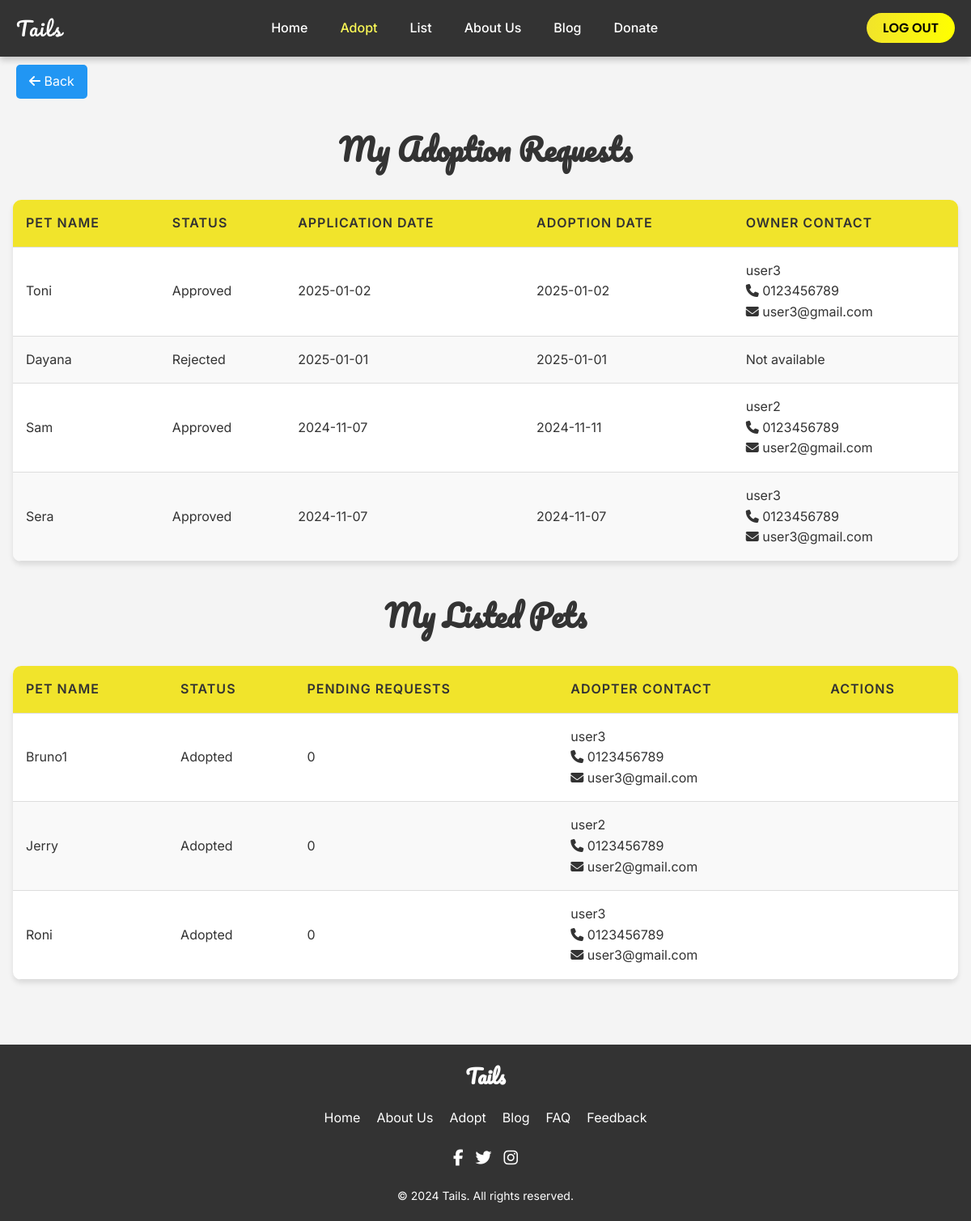
The app's page /miniproject/adoption/my_adoptions.php (signed in) with its own data.
### tables this page shows
CREATE TABLE `adoptions` (
  `AdoptionID` int(11) NOT NULL,
  `CustomerID` int(11) DEFAULT NULL,
  `PetID` int(11) DEFAULT NULL,
  `ApplicationDate` date NOT NULL,
  `AdoptionDate` date DEFAULT NULL,
  `Status` enum('Pending','Approved','Rejected') DEFAULT 'Pending',
  `CreatedAt` timestamp NOT NULL DEFAULT current_timestamp()
);

CREATE TABLE `pets` (
  `PetID` int(11) NOT NULL,
  `Name` varchar(100) NOT NULL,
  `Species` varchar(50) NOT NULL,
  `Breed` varchar(50) DEFAULT NULL,
  `Age` smallint(6) DEFAULT NULL,
  `Gender` enum('Male','Female') DEFAULT NULL,
  `Description` text DEFAULT NULL,
  `Status` enum('Available','Adopted') DEFAULT 'Available',
  `ImageURL` varchar(255) DEFAULT NULL,
  `CustomerID` int(11) DEFAULT NULL,
  `CreatedAt` timestamp NOT NULL DEFAULT current_timestamp()
);

CREATE TABLE `customers` (
  `CustomerID` int(11) NOT NULL,
  `Name` varchar(100) NOT NULL,
  `Email` varchar(100) NOT NULL,
  `Password` varchar(255) NOT NULL,
  `Phone` varchar(15) DEFAULT NULL,
  `Address` varchar(255) DEFAULT NULL,
  `UserType` enum('Customer','Admin') DEFAULT 'Customer',
  `CreatedAt` timestamp NOT NULL DEFAULT current_timestamp()
);

### miniproject/adoption/my_adoptions.php (the view, shortened to what this page needs)
<?php
require_once '../config/connection.php';
$userId = $_SESSION['user_id'];
$isLoggedIn = true;
$adoptionRequests = [];
$adoptionQuery = "SELECT a.AdoptionID, p.Name as PetName, a.Status, a.ApplicationDate, a.AdoptionDate,
                         c.Name as OwnerName, c.Phone as OwnerPhone, c.Email as OwnerEmail
                  FROM adoptions a
                  JOIN pets p ON a.PetID = p.PetID
                  JOIN customers c ON p.CustomerID = c.CustomerID
                  WHERE a.CustomerID = ?
                  ORDER BY a.ApplicationDate DESC";
$stmt = $conn->prepare($adoptionQuery);
$stmt->bind_param("i", $userId);
$stmt->execute();
$result = $stmt->get_result();
while ($row = $result->fetch_assoc()) {
    $adoptionRequests[] = $row;
}
$listedPets = [];
$petQuery = "SELECT p.PetID, p.Name, p.Status, p.Species, p.Breed, p.Age, p.Gender, p.Description,
                    (SELECT COUNT(*) FROM adoptions WHERE PetID = p.PetID AND Status IN ('Pending', 'AdminApproved')) as PendingRequests,
                    a.CustomerID as AdopterID, c.Name as AdopterName, c.Phone as AdopterPhone, c.Email as AdopterEmail
             FROM pets p
             LEFT JOIN adoptions a ON p.PetID = a.PetID AND a.Status = 'Approved'
             LEFT JOIN customers c ON a.CustomerID = c.CustomerID
             WHERE p.CustomerID = ?
             ORDER BY p.CreatedAt DESC";
$stmt = $conn->prepare($petQuery);
$stmt->bind_param("i", $userId);
$stmt->execute();
$result = $stmt->get_result();
while ($row = $result->fetch_assoc()) {
    $listedPets[] = $row;
}
?>
<!DOCTYPE html>
<html lang="en">
<head>
    <link rel="stylesheet" href="adoption.css">
</head>
<body>
<header>
    <div class="logo">Tails</div>
    <nav>
        <ul>
        <li><a href="../homepage/home.php" >Home</a></li>
        <li><a href="../adoption/adoption_listing.php" style="color: #fcfa56;">Adopt</a></li>
        <li><a href="../adoption/pet_listing.php">List</a></li>
        <li><a href="../aboutus/about.php" >About Us</a></li>
        <li><a href="../blog/blog.php">Blog</a></li>
        <li><a href="../donation/donate.php">Donate</a></li>
        </ul>
    </nav>
    <div class="login">
        <?php if ($isLoggedIn): ?>
            <a href="?logout=1" class="nav-login">LOG OUT</a>
        <?php else: ?>
            <a href="../modern_login_page/index.php" class="nav-login">LOG IN</a>
        <?php endif; ?>
    </div>
</header>
<main class="adoption-section">
    <a href="../adoption/adoption_listing.php" class="btn-back">
        <i class="fas fa-arrow-left"></i> Back
    </a>
    <section>
        <h2 class="section-title">My Adoption Requests</h2>
        <?php if (empty($adoptionRequests)): ?>
            <p class="empty-message">You haven't made any adoption requests yet.</p>
        <?php else: ?>
            <div class="table-container">
                <table>
                    <thead>
                        <tr>
                            <th>Pet Name</th>
                            <th>Status</th>
                            <th>Application Date</th>
                            <th>Adoption Date</th>
                            <th>Owner Contact</th>
                        </tr>
                    </thead>
                    <tbody>
                        <?php foreach ($adoptionRequests as $request): ?>
                            <tr>
                                <td><?php echo htmlspecialchars($request['PetName']); ?></td>
                                <td><?php echo htmlspecialchars($request['Status']); ?></td>
                                <td><?php echo htmlspecialchars($request['ApplicationDate']); ?></td>
                                <td><?php echo $request['AdoptionDate'] ? htmlspecialchars($request['AdoptionDate']) : 'N/A'; ?></td>
                                <td>
                                    <?php if ($request['Status'] === 'Approved'): ?>
                                        <?php echo htmlspecialchars($request['OwnerName']); ?><br>
                                        <i class="fas fa-phone"></i> <?php echo htmlspecialchars($request['OwnerPhone']); ?><br>
                                        <i class="fas fa-envelope"></i> <?php echo htmlspecialchars($request['OwnerEmail']); ?>
                                    <?php else: ?>
                                        Not available
                                    <?php endif; ?>
                                </td>
                            </tr>
                        <?php endforeach; ?>
                    </tbody>
                </table>
            </div>
        <?php endif; ?>
    </section>
    <section>
        <h2 class="section-title">My Listed Pets</h2>
        <?php if (empty($listedPets)): ?>
            <p class="empty-message">You haven't listed any pets for adoption yet.</p>
        <?php else: ?>
            <div class="table-container">
                <table id="listedPetsTable">
                    <thead>
                        <tr>
                            <th>Pet Name</th>
                            <th>Status</th>
                            <th>Pending Requests</th>
                            <th>Adopter Contact</th>
                            <th>Actions</th>
                        </tr>
                    </thead>
                    <tbody>
                        <?php foreach ($listedPets as $pet): ?>
                            <tr data-pet-id="<?php echo $pet['PetID']; ?>">
                                <td><?php echo htmlspecialchars($pet['Name']); ?></td>
                                <td><?php echo htmlspecialchars($pet['Status']); ?></td>
                                <td><?php echo htmlspecialchars($pet['PendingRequests']); ?></td>
                                <td>
                                    <?php if ($pet['Status'] === 'Adopted' && $pet['AdopterID']): ?>
                                        <?php echo htmlspecialchars($pet['AdopterName']); ?><br>
                                        <i class="fas fa-phone"></i> <?php echo htmlspecialchars($pet['AdopterPhone']); ?><br>
                                        <i class="fas fa-envelope"></i> <?php echo htmlspecialchars($pet['AdopterEmail']); ?>
                                    <?php else: ?>
                                        Not adopted yet
                                    <?php endif; ?>
                                </td>
                                <td>
                                </td>
                            </tr>
                        <?php endforeach; ?>
                    </tbody>
                </table>
            </div>
        <?php endif; ?>
    </section>
</main>
<footer>
    <div class="footer-content">
        <div class="footer-logo">
            <h2>Tails</h2>
        </div>
        <div class="footer-links">
            <a href="../homepage/home.php">Home</a>
            <a href="../aboutus/about.php">About Us</a>
            <a href="../adoption/adoption_listing.php">Adopt</a>
            <a href="../blog/blog.php">Blog</a>
            <a href="../FAQ/index.php">FAQ</a>
            <a href="../feedback/feedback.php">Feedback</a>
        </div>
        <div class="footer-socials">
            <a href="#" class="social-icon"><i class="fab fa-facebook-f"></i></a>
            <a href="#" class="social-icon"><i class="fab fa-twitter"></i></a>
            <a href="#" class="social-icon"><i class="fab fa-instagram"></i></a>
        </div>
    </div>
    <div class="footer-bottom">
        <p>&copy; 2024 Tails. All rights reserved.</p>
    </div>
</footer>
</body>
</html>

### miniproject/adoption/adoption.css (style rules this page uses)
* { font-family: 'Inter', sans-serif; padding: 0; margin: 0; box-sizing: border-box; text-decoration: none; }
body { display: flex; flex-direction: column; min-height: 100vh; line-height: 1.6; color: #333; background-color: #f4f4f4; }
header { height: 70px; background: #333; display: flex; align-items: center; justify-content: space-between; padding: 0 20px; box-shadow: 0 4px 8px rgba(0, 0, 0, 0.2); }
.logo { font-family: "Pacifico", cursive; font-size: 24px; color: #fff; letter-spacing: 1.5px; }
nav ul { display: flex; list-style: none; gap: 20px; }
nav a { color: #fff; font-size: 16px; font-weight: 500; padding: 10px; border-radius: 5px; transition: color 0.3s, background 0.3s; }
.nav-login { padding: 7px 20px; background: linear-gradient(to right, #f1e42b, #ffff00); color: black; font-family: "Poppins", sans-serif; font-weight: 600; border-radius: 30px; transition: background 0.3s, box-shadow 0.3s, color 0.3s; }
.adoption-section { flex: 1; width: 100%; max-width: 1200px; margin: 2rem auto; padding: 1rem; position: relative; }
h1, .section-title { text-align: center; color: #333; margin-bottom: 2rem; margin-top: 2.4rem; font-size: 2.3rem; font-family: Pacifico, cursive; }
.btn-back { background-color: #2196f3; color: white; position: fixed; top: 80px; left: 20px; padding: 0.5rem 1rem; border-radius: 5px; text-decoration: none; transition: background-color 0.3s, transform 0.3s; z-index: 100; }
footer { background: #333; color: #fff; padding: 20px 0; text-align: center; margin-top: auto; }
.footer-content { display: flex; flex-direction: column; align-items: center; gap: 20px; }
.footer-logo h2 { margin: 0; font-family: "Pacifico", cursive; font-size: 24px; }
.footer-links { display: flex; gap: 20px; }
.footer-links a { color: #fff; font-size: 16px; }
.footer-socials { display: flex; gap: 15px; }
.social-icon { color: #fff; font-size: 20px; }
.footer-bottom { margin-top: 20px; }
.footer-bottom p { margin: 0; font-size: 14px; }
.table-container { overflow-x: auto; background-color: #fff; border-radius: 10px; box-shadow: 0 4px 6px rgba(0, 0, 0, 0.1); margin-bottom: 2rem; }
table { width: 100%; border-collapse: collapse; }
th, td { padding: 1rem; text-align: left; border-bottom: 1px solid #ddd; }
th { background-color: #f1e42b; color: #333; font-weight: 600; text-transform: uppercase; letter-spacing: 1px; }
tr:nth-child(even) { background-color: #f9f9f9; }

### records on screen
adoptions: PetID.Name "Toni", Status "Approved", ApplicationDate "2025-01-02", AdoptionDate "2025-01-02", customers.Name "user3", customers.Phone "0123456789", customers.Email "user3@gmail.com"
adoptions: PetID.Name "Dayana", Status "Rejected", ApplicationDate "2025-01-01", AdoptionDate "2025-01-01", shows "Not available"
adoptions: PetID.Name "Sam", Status "Approved", ApplicationDate "2024-11-07", AdoptionDate "2024-11-11", customers.Name "user2", customers.Phone "0123456789", customers.Email "user2@gmail.com"
adoptions: PetID.Name "Sera", Status "Approved", ApplicationDate "2024-11-07", AdoptionDate "2024-11-07", customers.Name "user3", customers.Phone "0123456789", customers.Email "user3@gmail.com"
pets: Name "Bruno1", Status "Adopted", PendingRequests "0", AdopterName "user3", AdopterPhone "0123456789", AdopterEmail "user3@gmail.com"
pets: Name "Jerry", Status "Adopted", PendingRequests "0", AdopterName "user2", AdopterPhone "0123456789", AdopterEmail "user2@gmail.com"
pets: Name "Roni", Status "Adopted", PendingRequests "0", AdopterName "user3", AdopterPhone "0123456789", AdopterEmail "user3@gmail.com"
